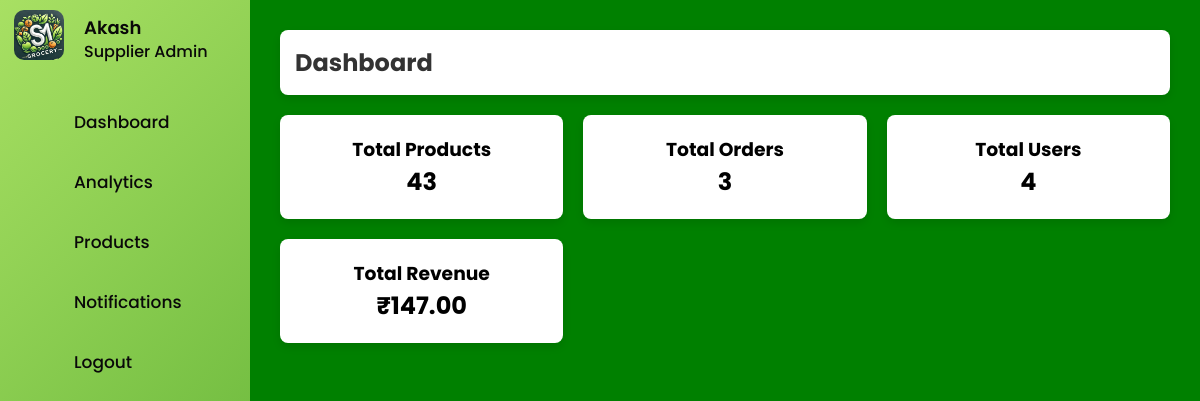
Screenshot of /supplier/index.php (signed in) with the database file from the repository.
### tables this page shows
CREATE TABLE IF NOT EXISTS `suppliers` (
  `id` int NOT NULL AUTO_INCREMENT,
  `firstname` varchar(50) NOT NULL,
  `shop` varchar(50) NOT NULL,
  `email` varchar(100) NOT NULL,
  `mobile` varchar(15) NOT NULL,
  `address` text NOT NULL,
  `image` varchar(255) NOT NULL,
  `password` varchar(255) NOT NULL,
  `status` enum('pending','approved','denied') DEFAULT 'pending',
  `created_at` timestamp NULL DEFAULT CURRENT_TIMESTAMP,
  PRIMARY KEY (`id`),
  UNIQUE KEY `email` (`email`)
);

### supplier/functions/functions.php (the view, shortened to what this page needs)
<?php
function renderSidebar()
{
    include 'config.php';
    $isLoggedIn = isset($_SESSION['supplier_id']);
    $supplierImage = "default.jpg";
    $supplierName = "Guest";
    if ($isLoggedIn) {
        $supplier_id = $_SESSION['supplier_id'];
        $query = $conn->prepare("SELECT firstname, image FROM suppliers WHERE id = ?");
        $query->bind_param("i", $supplier_id);
        $query->execute();
        $result = $query->get_result();
        $user = $result->fetch_assoc();
        if ($user) {
            $supplierName = $user['firstname'];
            $supplierImage = !empty($user['image']) ? $user['image'] : "default.jpg";
        }
    }
    echo '
    <nav class="sidebar">
        <header>
            <div class="image-text">
                <span class="image">
                    <a href="profile.php">
                        <img src="' . $supplierImage . '" alt="Profile Image">
                    </a>
                </span>
                <div class="text logo-text">
                    <span class="name">' . $supplierName . '</span>
                    <span class="profession">Supplier Admin</span>
                </div>
            </div>
        </header>
        <div class="menu-bar">
            <div class="menu">
                <ul class="menu-links">';
    if (!$isLoggedIn) {
        echo '<li class="nav-link"><a href="login.php"><i class="bi bi-box-arrow-in-right icon"></i><span class="text nav-text">Login/Register</span></a></li>';
    } else {
        echo '
        <li class="nav-link"><a href="index.php"><i class="bi bi-house icon"></i><span class="text nav-text">Dashboard</span></a></li>
        <li class="nav-link"><a href="performance_analytics.php"><i class="bi bi-graph-up-arrow icon"></i><span class="text nav-text">Analytics</span></a></li>
        <li class="nav-link"><a href="product_management.php"><i class="bi bi-box-fill icon"></i><span class="text nav-text">Products</span></a></li>
        <li class="nav-link"><a href="notifications.php"><i class="bi bi-bell icon"></i><span class="text nav-text">Notifications</span></a></li>
        <li><a href="logout.php"><i class="bi bi-box-arrow-in-left icon"></i><span class="text nav-text">Logout</span></a></li>';
    }
    echo '
                </ul>
            </div>
        </div>
    </nav>';
}
?>

### supplier/style.css (style rules this page uses)
* { margin: 0; padding: 0; box-sizing: border-box; font-family: "Poppins", sans-serif; }
:root { --body-color: green; --sidebar-color: linear-gradient(135deg, #a8e063 0%, #56ab2f 100%); --primary-color: #dc143c; --primary-color-light: #f6f5ff; --toggle-color: #ddd; --text-color: #090809; --tran-03: all 0.3s ease; --tran-05: all 0.3s ease; }
body { min-height: 100vh; background-color: var(--body-color); transition: var(--tran-05); }
.sidebar { position: fixed; top: 0; left: 0; height: 100%; width: 250px; padding: 10px 14px; background: var(--sidebar-color); transition: var(--tran-05); z-index: 100; }
.sidebar .text { font-size: 17px; font-weight: 500; white-space: nowrap; opacity: 1; color: var(--text-color); transition: var(--tran-03); }
.sidebar header { position: relative; }
.sidebar header .image-text { display: flex; align-items: center; }
.sidebar header .logo-text { display: flex; flex-direction: column; margin-left: 20px; }
header .image-text .name { margin-top: 2px; font-size: 18px; font-weight: 600; }
header .image-text .profession { font-size: 16px; margin-top: -2px; }
.sidebar header .image img { width: 50px; border-radius: 10px; }
.sidebar .menu { margin-top: 20px; }
.sidebar li { height: 50px; list-style: none; display: flex; align-items: center; margin-top: 10px; }
.sidebar li a { list-style: none; height: 100%; background-color: transparent; display: flex; align-items: center; height: 100%; width: 100%; border-radius: 6px; text-decoration: none; transition: var(--tran-03); }
.sidebar .icon { min-width: 60px; height: 100%; display: flex; align-items: center; justify-content: center; font-size: 20px; color: var(--text-color); transition: var(--tran-03); }
.sidebar .menu-bar { height: calc(100% - 55px); display: flex; flex-direction: column; justify-content: space-between; overflow-y: scroll; }

### supplier/index.php (style rules this page uses)
body { font-family: Arial, sans-serif; background-color: green; display: flex; }

### rows the page displays
suppliers: image (picture), firstname "Akash"

### other values shown
$count_products "43"
$count_orders "3"
$count_users "4"
$total_revenue "147.00"
